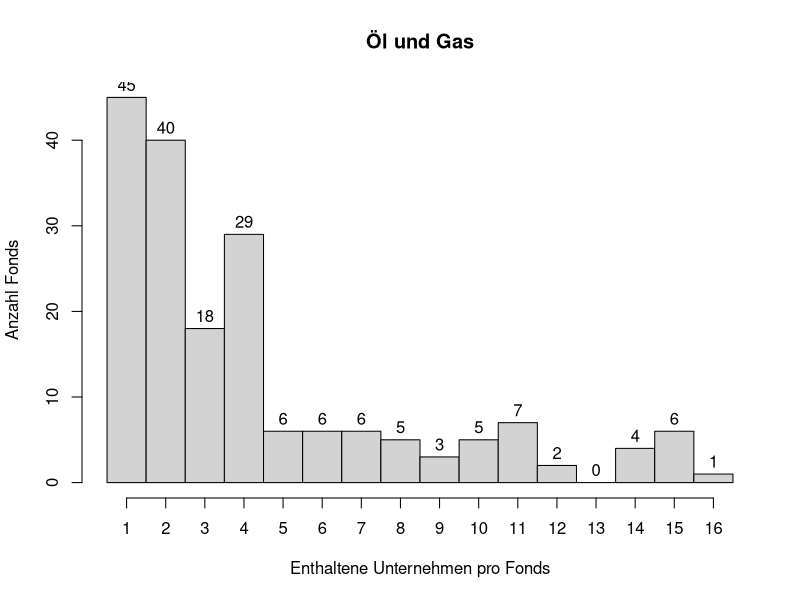

Here is the R script that generated this plot:
# Setzen des Working Directorys
setwd("/Users/jonas/Documents/Promotion/Datenauswertung/Daten/Oel und Gas")


# Aktivieren der Pakete
library(tidyverse)
library(dplyr)


# Einlesen der Auswertungstabelle Agrarchemie
# Die Auswertungstabelle wurde zuvor mit dem Programm Agrarchemie_Auswertung.R berechnet.
df_combined <- read.csv2("Oel und Gas_Auswertung.csv", row.names = 1)


# Anfügen einer weiteren Spalte mit der Summe aller Treffer pro Fonds
df_combined$Summe <- rowSums(df_combined)


# Erstellen eines neuen Data Frames unter Zuweisung des Werts NA bei einer Summe 0
# Diese Anpassung dient der statistischen Auswertung. Fonds, die kein einziges Unternehmen der Branche halten, sind neutral in ihrem Interesse und müssen daher bei der Auswertung ausgeklammert werden.
df_cleaned <- df_combined
df_cleaned$Summe [df_cleaned$Summe == 0] <- NA


# Statistische Auswertung der Verteilung mit 0
summary(df_combined$Summe)


# Statistische Auswertung der Verteilung ohne 0
summary(df_cleaned$Summe)


# Grafische Darstellung mittels Histogramm
h <- hist(df_cleaned$Summe,
          main = "Öl und Gas",
          xlab = "Enthaltene Unternehmen pro Fonds",
          ylab = "Anzahl Fonds",
          breaks = seq(0.5, 16.5, length = 17),
          xaxt = 'n')
axis(side = 1, at=seq(1, 16, 1))
text(h$mids, h$counts, labels = h$counts, adj = c(0.5, -0.5))
